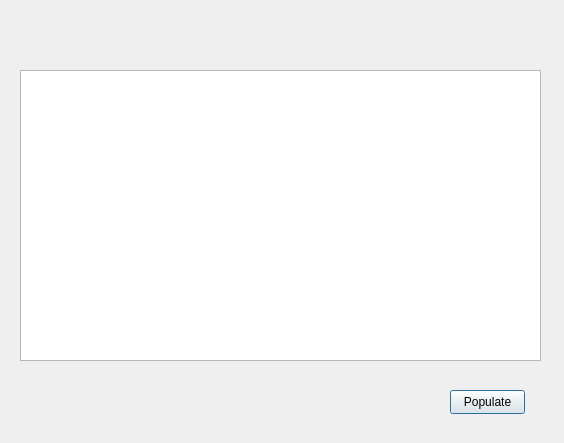
<?xml version="1.0" encoding="UTF-8"?>
<ui version="4.0">
 <class>tilitapahtumat</class>
 <widget class="QDialog" name="tilitapahtumat">
  <property name="geometry">
   <rect>
    <x>0</x>
    <y>0</y>
    <width>564</width>
    <height>443</height>
   </rect>
  </property>
  <property name="windowTitle">
   <string>Dialog</string>
  </property>
  <widget class="QTextBrowser" name="textTransactions">
   <property name="geometry">
    <rect>
     <x>20</x>
     <y>70</y>
     <width>521</width>
     <height>291</height>
    </rect>
   </property>
  </widget>
  <widget class="QPushButton" name="btnPopulate">
   <property name="geometry">
    <rect>
     <x>450</x>
     <y>390</y>
     <width>75</width>
     <height>24</height>
    </rect>
   </property>
   <property name="text">
    <string>Populate</string>
   </property>
  </widget>
 </widget>
 <resources/>
 <connections/>
</ui>
